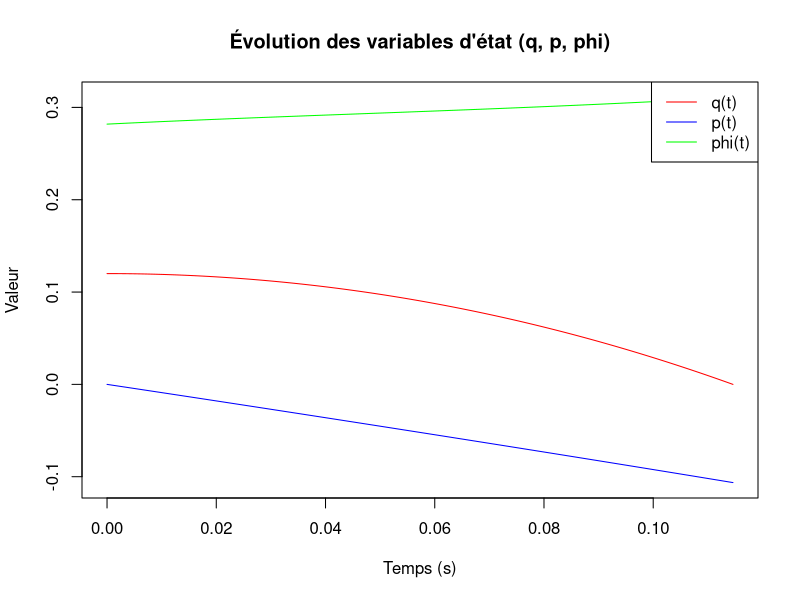
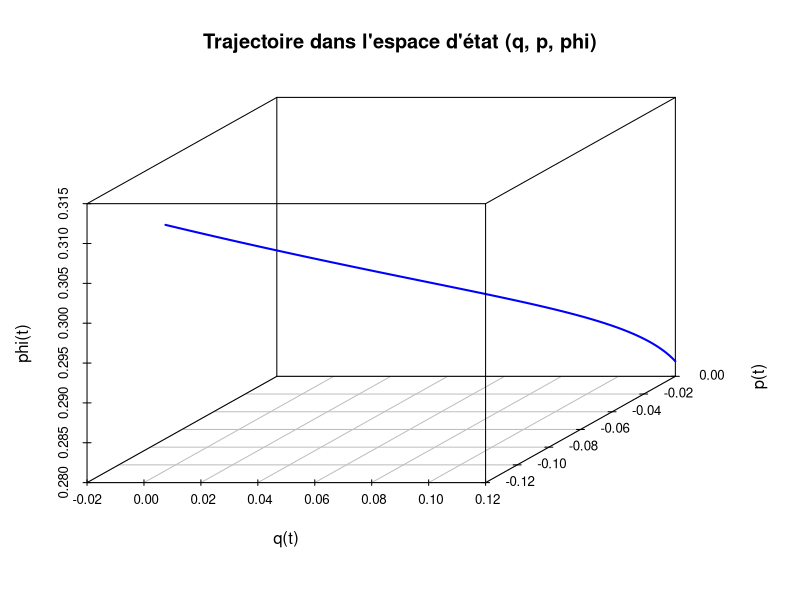
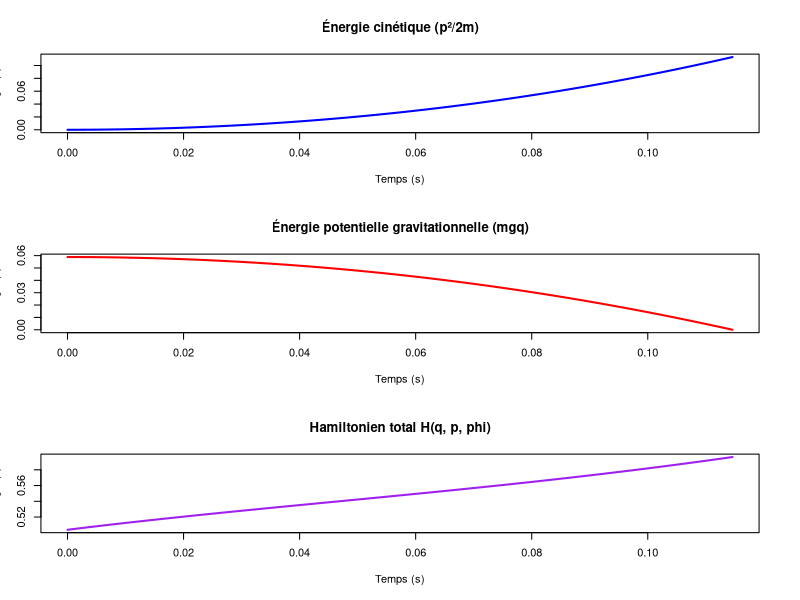
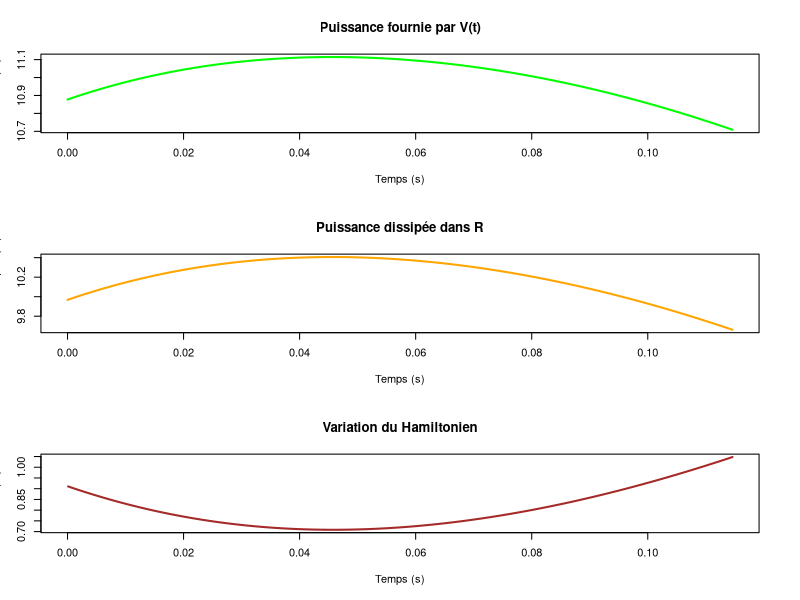
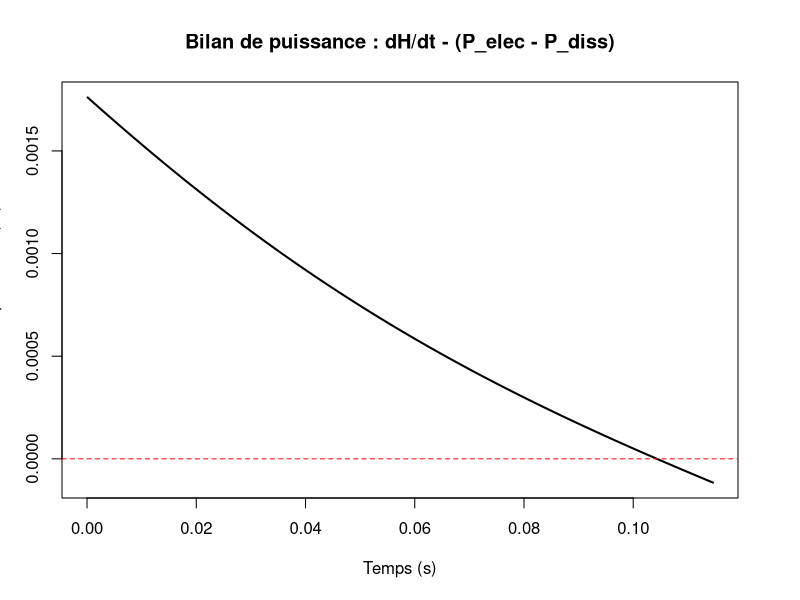

Reproduce these figures in R, in order.
# Paramètres
m    <- 0.05
g    <- 9.81
R    <- 1.0
L0   <- 0.10
Linf <- 0.0

# Inductance et sa dérivée
L    <- function(q)  (L0 + q * Linf) / (1 + q)
dL   <- function(q)  (Linf - L0) / (1 + q)^2

# Hamiltonien
H <- function(q, p, phi)  m*g*q + p^2/(2*m) + phi^2/(2*L(q))

# Etat d'équilibre
phi_eq <- sqrt(2 * m * g * L0)
q_eq   <- 0.10
V_eq   <- R * phi_eq / L(q_eq)

# Condition initiale (perturbation autour de l'équilibre)
X0 <- c(q_eq * 1.20, 0.0, phi_eq * 0.90)

# Tension de commande (boucle ouverte constante)
V <- V_eq

# Champ de vecteurs f(V, X) avec X = (q, p, phi)
# Forme hamiltonienne à port : ẋ = (J-R)·∇H + g·V
f <- function(V, X) {
  q   <- X[1]
  p   <- X[2]
  phi <- X[3]

  dH_dq   <- m*g - phi^2 * dL(q) / (2*L(q)^2)
  dH_dp   <- p / m
  dH_dphi <- phi / L(q)

  dq   <-  dH_dp           # ligne 1 de J  : (0, 1, 0)·∇H
  dp   <- -dH_dq           # ligne 2 de J  : (-1, 0, 0)·∇H
  dphi <- -R * dH_dphi + V # ligne 3 de (J-R) + g·V

  return(c(dq, dp, dphi))
}

# Euler explicite
h <- 1e-4
N <- round(0.4 / h)
X <- matrix(0, nrow = N, ncol = 3)
X[1, ] <- X0
for (i in 2:N) {
  X[i, ] <- X[i-1, ] + h * f(V, X[i-1, ])
  if (X[i, 1] <= 0) {
    cat(sprintf("Bille tombée à t = %.4f s\n", i * h))
    N <- i
    X <- X[1:N, ]
    break
  }
}
time <- seq(0, (N-1) * h, by = h)

# Affichage 2D
matplot(time, X, type = "l", lty = 1, col = c("red", "blue", "green"),
        xlab = "Temps (s)", ylab = "Valeur",
        main = "Évolution des variables d'état (q, p, phi)")
legend("topright", legend = c("q(t)", "p(t)", "phi(t)"),
       col = c("red", "blue", "green"), lty = 1)

if (!require("scatterplot3d")) install.packages("scatterplot3d")
library(scatterplot3d)

# Trajectoire 3D dans l'espace d'état
scatterplot3d(
  X[, 1], X[, 2], X[, 3],
  type  = "l",
  color = "blue",
  lwd   = 2,
  xlab  = "q(t)",
  ylab  = "p(t)",
  zlab  = "phi(t)",
  main  = "Trajectoire dans l'espace d'état (q, p, phi)"
)

# Energies
I_vec  <- X[, 3] / L(X[, 1])          # courant I = phi / L(q)
E_mec  <- (X[, 2]^2) / (2 * m)        # énergie cinétique
E_grav <- m * g * X[, 1]              # énergie potentielle gravitationnelle
E_mag  <- X[, 3]^2 / (2 * L(X[, 1])) # énergie magnétique stockée
E_tot  <- mapply(H, X[, 1], X[, 2], X[, 3])  # Hamiltonien total

P_elec <- V * I_vec                    # puissance fournie par la source
P_diss <- R * I_vec^2                  # puissance dissipée dans R

# Variation de l'énergie totale
dE_tot_dt <- c(NA, diff(E_tot) / h)

# Bilan de puissance : dH/dt = P_elec - P_diss
bilan <- dE_tot_dt - (P_elec - P_diss)

# Tracé des énergies
par(mfrow = c(3, 1))
plot(time, E_mec, type = "l", col = "blue", lwd = 2,
     xlab = "Temps (s)", ylab = "Énergie (J)",
     main = "Énergie cinétique (p²/2m)")
plot(time, E_grav, type = "l", col = "red", lwd = 2,
     xlab = "Temps (s)", ylab = "Énergie (J)",
     main = "Énergie potentielle gravitationnelle (mgq)")
plot(time, E_tot, type = "l", col = "purple", lwd = 2,
     xlab = "Temps (s)", ylab = "Énergie (J)",
     main = "Hamiltonien total H(q, p, phi)")
par(mfrow = c(1, 1))

# Tracé des puissances
par(mfrow = c(3, 1))
plot(time, P_elec, type = "l", col = "green", lwd = 2,
     xlab = "Temps (s)", ylab = "Puissance (W)",
     main = "Puissance fournie par V(t)")
plot(time, P_diss, type = "l", col = "orange", lwd = 2,
     xlab = "Temps (s)", ylab = "Puissance dissipée (W)",
     main = "Puissance dissipée dans R")
plot(time, dE_tot_dt, type = "l", col = "brown", lwd = 2,
     xlab = "Temps (s)", ylab = "dH/dt (W)",
     main = "Variation du Hamiltonien")
par(mfrow = c(1, 1))

# Bilan de puissance
plot(time, bilan, type = "l", col = "black", lwd = 2,
     xlab = "Temps (s)", ylab = "Bilan de puissance (W)",
     main = "Bilan de puissance : dH/dt - (P_elec - P_diss)")
abline(h = 0, col = "red", lty = 2)
